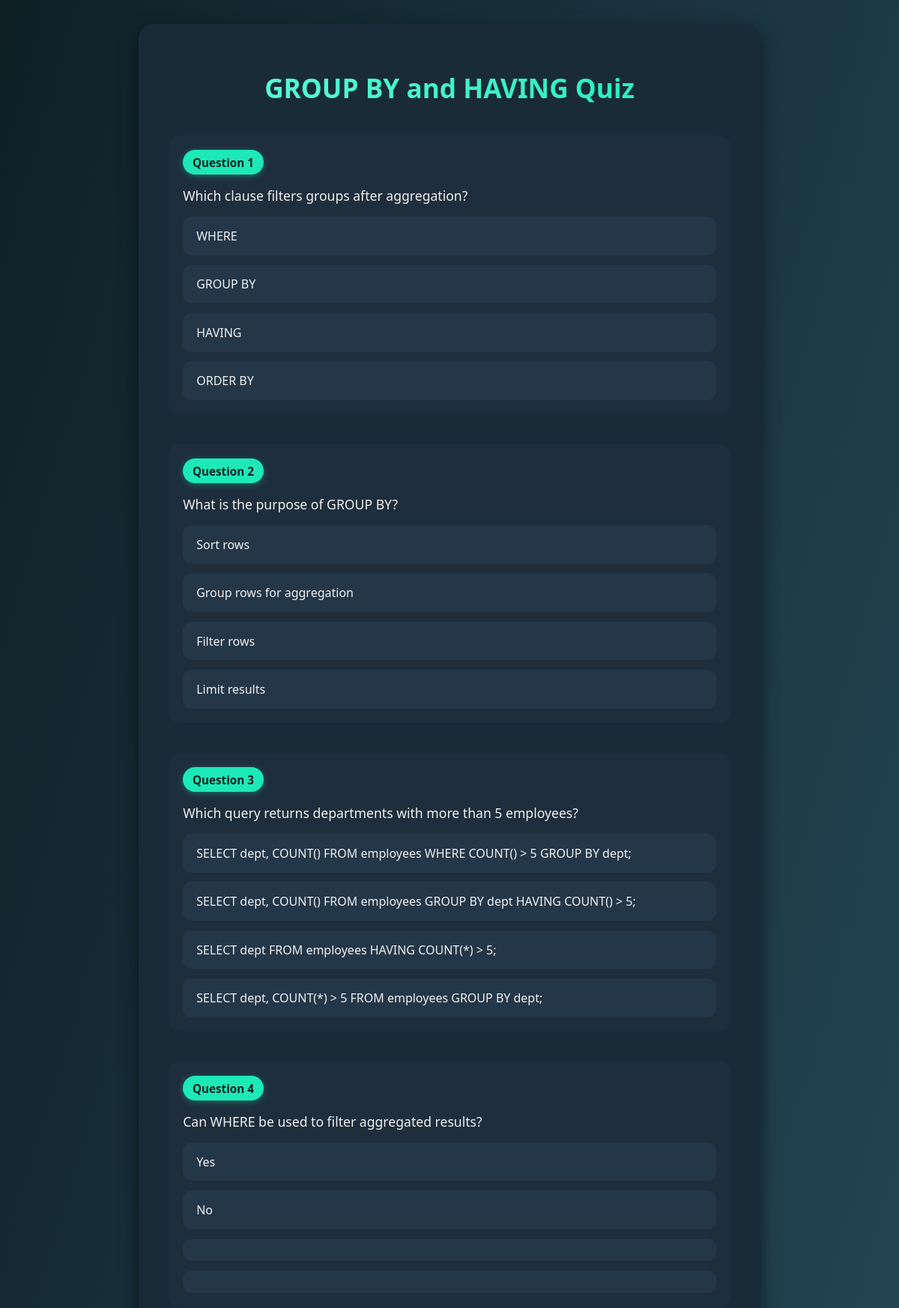
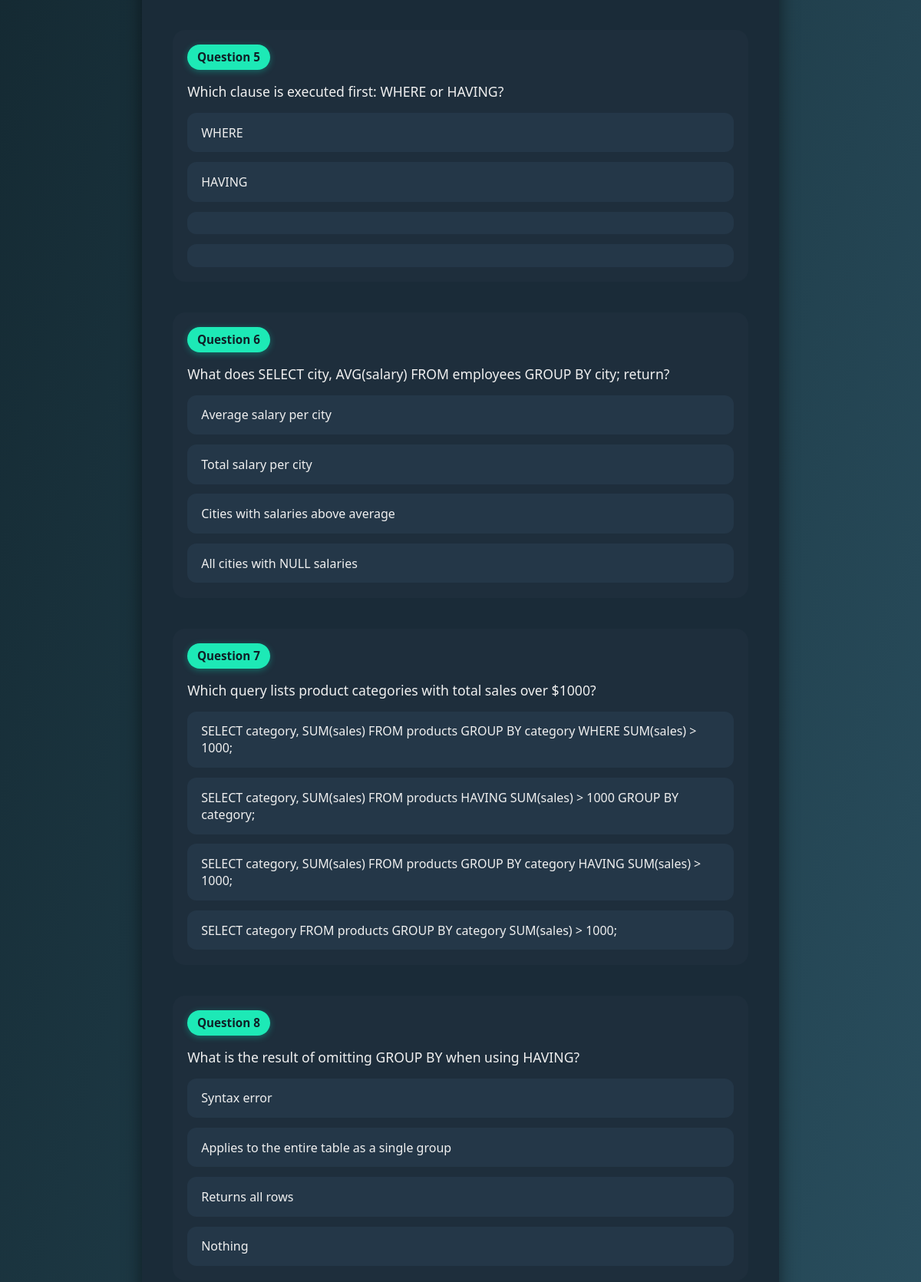
The page /quiz/GROUP BY and HAVING (signed in, upper part) on the database its author committed (2 pictures, top to bottom).
### app.py (models this page shows)
class Quiz(db.Model):
    id = db.Column(db.Integer, primary_key=True)
    topic = db.Column(db.String(100), nullable=False)
    question = db.Column(db.String(255), nullable=False)
    option1 = db.Column(db.String(100), nullable=False)
    option2 = db.Column(db.String(100), nullable=False)
    option3 = db.Column(db.String(100), nullable=False)
    option4 = db.Column(db.String(100), nullable=False)
    correct_option = db.Column(db.String(100), nullable=False)  # 1, 2, 3, or 4

### app.py (the view, shortened to what this page needs)
@app.route('/quiz/<topic>', methods=['GET', 'POST'])
def quiz(topic):
    if 'user_id' not in session:
        return redirect(url_for('login'))
    user = User.query.get(session['user_id'])
    questions = Quiz.query.filter_by(topic=topic).all()
    return render_template('quiz.html', questions=questions, topic=topic)

### templates/quiz.html (shortened to what this page needs)
<!DOCTYPE html>
<html lang="en">
<head>
</head>
<body>
    <form method="post">
        <h2>{{ topic }} Quiz</h2>
        {% for q in questions %}
        <div class="question-block">
            <span class="question-number">Question {{ loop.index }}</span>
            <p>{{ q.question }}</p>
            <div class="option-container">
                <label for="q{{ q.id }}_1" class="option-label">{{ q.option1 }}</label>
                <label for="q{{ q.id }}_2" class="option-label">{{ q.option2 }}</label>
                <label for="q{{ q.id }}_3" class="option-label">{{ q.option3 }}</label>
                <label for="q{{ q.id }}_4" class="option-label">{{ q.option4 }}</label>
            </div>
        </div>
        {% endfor %}
    </form>
</body>
</html>

### templates/quiz.html (style rules this page uses)
:root { --primary: #0f2027; --secondary: #203a43; --highlight: #2c5364; --text-light: #f0f0f0; --accent: #1de9b6; --card: #1a2b38; --shadow: rgba(0, 0, 0, 0.5); }
body { background: linear-gradient(to bottom right, var(--primary), var(--highlight)); color: var(--text-light); font-family: 'Segoe UI', sans-serif; margin: 0; padding: 2rem; display: flex; justify-content: center; }
form { background: var(--card); padding: 2rem 2.5rem; border-radius: 20px; box-shadow: 0 10px 25px var(--shadow); max-width: 750px; width: 100%; }
h2 { text-align: center; font-size: 2.2rem; background: -webkit-linear-gradient(45deg, #64ffda, #1de9b6); -webkit-background-clip: text; -webkit-text-fill-color: transparent; margin-bottom: 2.5rem; }
.question-block { margin-bottom: 2.5rem; padding: 1.2rem; border-radius: 16px; background: #1e2e3c; box-shadow: inset 0 0 0 rgba(255,255,255,0); transition: 0.3s; }
.question-number { background: var(--accent); color: var(--primary); display: inline-block; font-weight: bold; padding: 0.4rem 0.8rem; border-radius: 20px; font-size: 0.95rem; margin-bottom: 0.6rem; box-shadow: 0 2px 8px rgba(0, 255, 204, 0.3); }
.question-block p { font-size: 1.1rem; margin: 0.4rem 0 1rem; }
.option-container { display: flex; flex-direction: column; gap: 0.8rem; }
.option-label { padding: 0.8rem 1rem; border-radius: 12px; background: #243748; border: 2px solid transparent; cursor: pointer; transition: 0.2s ease; }

### rows shown on the page
Quiz: question "Which clause filters groups after aggregation?", option1 "WHERE", option2 "GROUP BY", option3 "HAVING", option4 "ORDER BY"
Quiz: question "What is the purpose of GROUP BY?", option1 "Sort rows", option2 "Group rows for aggregation", option3 "Filter rows", option4 "Limit results"
Quiz: question "Which query returns departments with more than 5 employees?", option1 "SELECT dept, COUNT() FROM employees WHERE COUNT() > 5 GROUP BY dept;", option2 "SELECT dept, COUNT() FROM employees GROUP BY dept HAVING COUNT() > 5;", option3 "SELECT dept FROM employees HAVING COUNT(*) > 5;", option4 "SELECT dept, COUNT(*) > 5 FROM employees GROUP BY dept;"
Quiz: question "Can WHERE be used to filter aggregated results?", option1 "Yes", option2 "No"
Quiz: question "Which clause is executed first: WHERE or HAVING?", option1 "WHERE", option2 "HAVING"
Quiz: question "What does SELECT city, AVG(salary) FROM employees GROUP BY city; return?", option1 "Average salary per city", option2 "Total salary per city", option3 "Cities with salaries above average", option4 "All cities with NULL salaries"
Quiz: question "Which query lists product categories with total sales over $1000?", option1 "SELECT category, SUM(sales) FROM products GROUP BY category WHERE SUM(sales) > 1000;", option2 "SELECT category, SUM(sales) FROM products HAVING SUM(sales) > 1000 GROUP BY category;", option3 "SELECT category, SUM(sales) FROM products GROUP BY category HAVING SUM(sales) > 1000;", option4 "SELECT category FROM products GROUP BY category SUM(sales) > 1000;"
Quiz: question "What is the result of omitting GROUP BY when using HAVING?", option1 "Syntax error", option2 "Applies to the entire table as a single group", option3 "Returns all rows", option4 "Nothing"

### other values the page prints
{{ topic }} "GROUP BY and HAVING"
